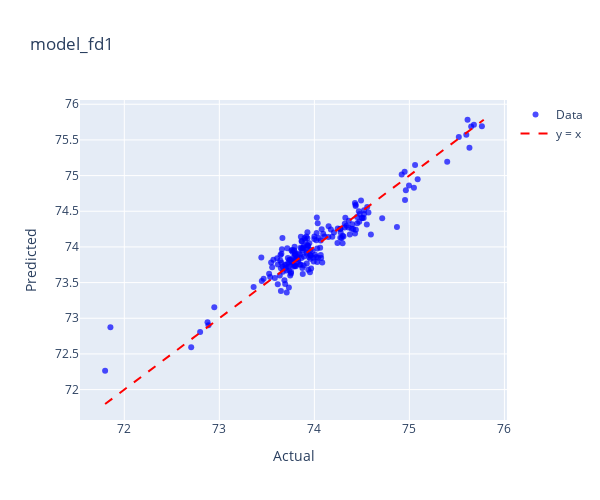
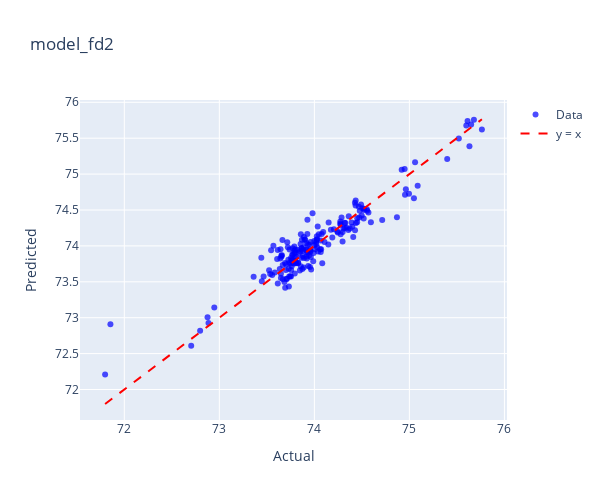
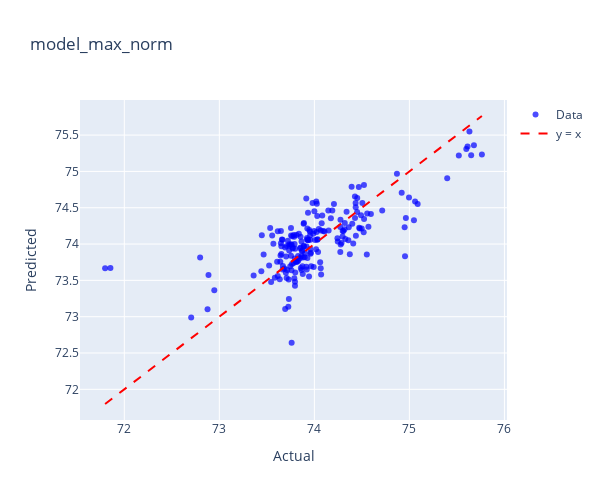
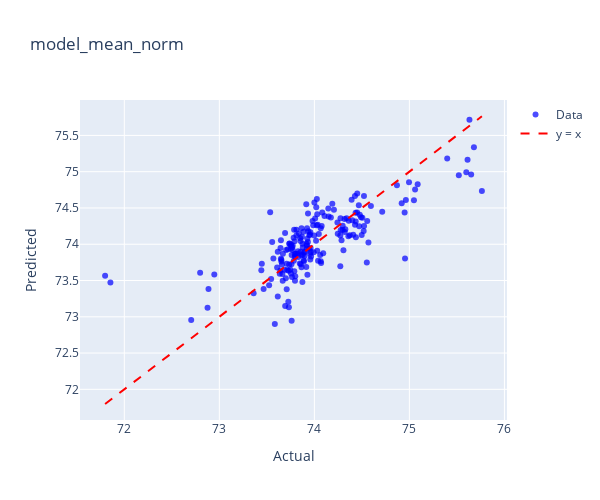

These figures' notebook cell, in order:
### Code cell
model_dict = {
    'model_fd1': (model_fd1, lemak_fd1),
    'model_fd2': (model_fd2, lemak_fd2),
    'model_max_norm': (model_max_norm, lemak_max_norm),
    'model_mean_norm': (model_mean_norm, lemak_mean_norm),
    'model_msc': (model_msc, lemak_msc),
    'model_ori': (model_ori, lemak_ori),
    'model_range_norm': (model_range_norm, lemak_range_norm),
    'model_sg1': (model_sg1, lemak_sg1),
    'model_sg2': (model_sg2, lemak_sg2),
    'model_snv': (model_snv, lemak_snv),
}

for name, (model, data) in model_dict.items():
    print(f"Plotting for {name}")
    plot_actual_vs_predicted_plotly(model, data, 'LEMAK',name)

### Figure 1 — Plotly figure (JSON) as saved in the notebook; plotly's stock layout.template omitted (floating-point values rounded to 4 significant figures; data arrays with more than 128 entries replaced by an {"elided": "..."} marker saying what was removed)
{"data": [{"hovertemplate": "Index: %{text}<br>Actual: %{x}<br>Predicted: %{y}<extra></extra>", "marker": {"color": "blue", "opacity": 0.7, "size": 6}, "mode": "markers", "name": "Data", "text": {"elided": "200 str values"}, "type": "scatter", "x": {"elided": "200 float values"}, "y": {"elided": "200 float values"}}, {"line": {"color": "red", "dash": "dash"}, "mode": "lines", "name": "y = x", "type": "scatter", "x": [71.8, 75.78], "y": [71.8, 75.78]}], "layout": {"height": 500, "title": {"text": "model_fd1"}, "width": 600, "xaxis": {"title": {"text": "Actual"}}, "yaxis": {"title": {"text": "Predicted"}}}}

### Figure 2 — Plotly figure (JSON) as saved in the notebook; plotly's stock layout.template omitted (floating-point values rounded to 4 significant figures; data arrays with more than 128 entries replaced by an {"elided": "..."} marker saying what was removed)
{"data": [{"hovertemplate": "Index: %{text}<br>Actual: %{x}<br>Predicted: %{y}<extra></extra>", "marker": {"color": "blue", "opacity": 0.7, "size": 6}, "mode": "markers", "name": "Data", "text": {"elided": "200 str values"}, "type": "scatter", "x": {"elided": "200 float values"}, "y": {"elided": "200 float values"}}, {"line": {"color": "red", "dash": "dash"}, "mode": "lines", "name": "y = x", "type": "scatter", "x": [71.8, 75.76], "y": [71.8, 75.76]}], "layout": {"height": 500, "title": {"text": "model_fd2"}, "width": 600, "xaxis": {"title": {"text": "Actual"}}, "yaxis": {"title": {"text": "Predicted"}}}}

### Figure 3 — Plotly figure (JSON) as saved in the notebook; plotly's stock layout.template omitted (floating-point values rounded to 4 significant figures; data arrays with more than 128 entries replaced by an {"elided": "..."} marker saying what was removed)
{"data": [{"hovertemplate": "Index: %{text}<br>Actual: %{x}<br>Predicted: %{y}<extra></extra>", "marker": {"color": "blue", "opacity": 0.7, "size": 6}, "mode": "markers", "name": "Data", "text": {"elided": "200 str values"}, "type": "scatter", "x": {"elided": "200 float values"}, "y": {"elided": "200 float values"}}, {"line": {"color": "red", "dash": "dash"}, "mode": "lines", "name": "y = x", "type": "scatter", "x": [71.8, 75.76], "y": [71.8, 75.76]}], "layout": {"height": 500, "title": {"text": "model_max_norm"}, "width": 600, "xaxis": {"title": {"text": "Actual"}}, "yaxis": {"title": {"text": "Predicted"}}}}

### Figure 4 — Plotly figure (JSON) as saved in the notebook; plotly's stock layout.template omitted (floating-point values rounded to 4 significant figures; data arrays with more than 128 entries replaced by an {"elided": "..."} marker saying what was removed)
{"data": [{"hovertemplate": "Index: %{text}<br>Actual: %{x}<br>Predicted: %{y}<extra></extra>", "marker": {"color": "blue", "opacity": 0.7, "size": 6}, "mode": "markers", "name": "Data", "text": {"elided": "200 str values"}, "type": "scatter", "x": {"elided": "200 float values"}, "y": {"elided": "200 float values"}}, {"line": {"color": "red", "dash": "dash"}, "mode": "lines", "name": "y = x", "type": "scatter", "x": [71.8, 75.76], "y": [71.8, 75.76]}], "layout": {"height": 500, "title": {"text": "model_mean_norm"}, "width": 600, "xaxis": {"title": {"text": "Actual"}}, "yaxis": {"title": {"text": "Predicted"}}}}
